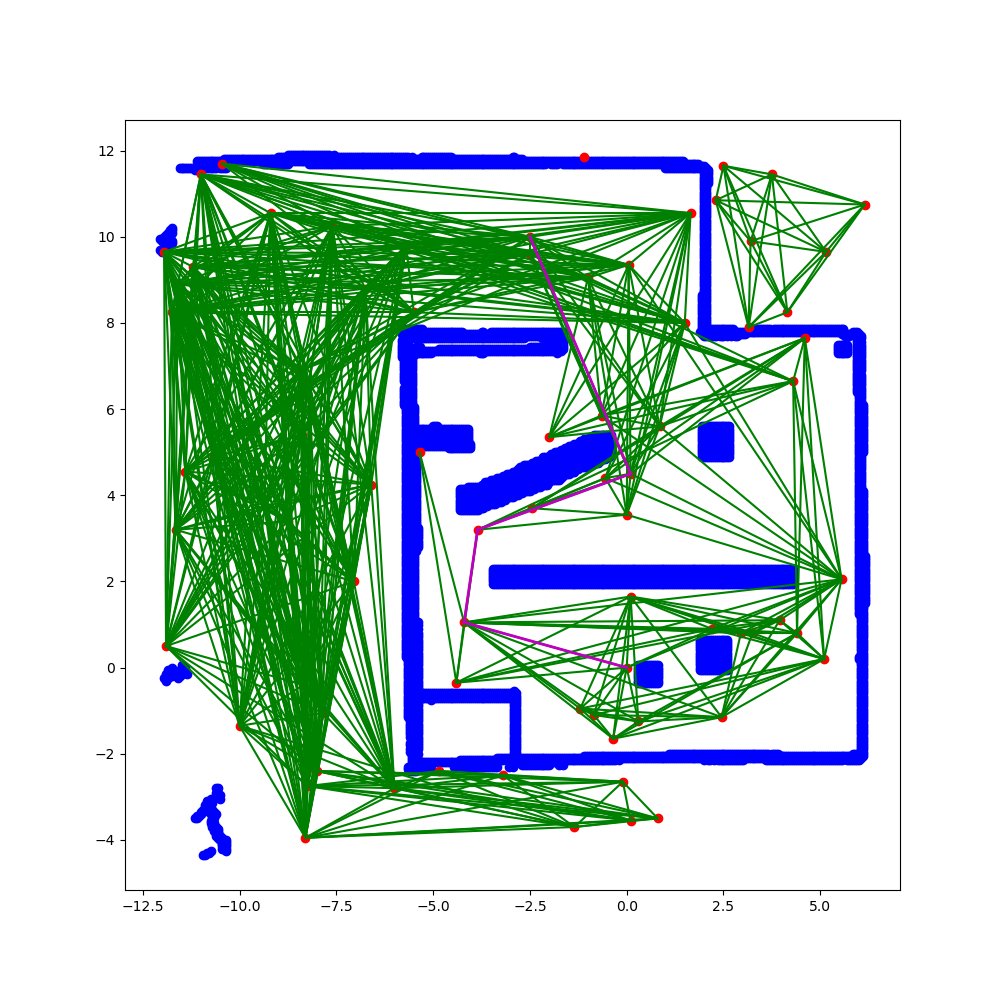

Here is the Python script that generated this plot:
#!/usr/bin/env python
import cv2
import numpy as np
import matplotlib.pyplot as plt

def transform_coordinates(coordinates, resolution, ros_origin=(-23.3, -13.5)):
    '''
    Converts map pgm image pixels into ROS occupancy grid coordinates.
    '''

    return np.array([
        [ros_origin[0] + resolution * coordinate[1], -ros_origin[1] - resolution * coordinate[0]]
        for coordinate in coordinates
    ])

def inverse_transform_coordinates(transformed_coords, resolution):
    '''
    Maps ROS occupancy grid coordinates into image pixels.
    '''

    return [
        [int((1/resolution) * (-transformed_coord[1] + 13.5)), int((1/resolution) * (transformed_coord[0] + 23.3))]
        for transformed_coord in transformed_coords
    ]

def generate_random_coords(obstacle_positions, x_range, y_range, n_points):
    '''
    Generates random points in the free space bounded by the obstacles.
    '''

    x_min, x_max = x_range
    y_min, y_max = y_range

    all_positions = set((x, y) for x in range(x_min, x_max + 1) for y in range(y_min, y_max + 1)) # maps space bounded by obstacles
    free_positions = list(all_positions - obstacle_positions) # returns all free space pixels from obstacle bounded space

    if n_points > len(free_positions): # in the case that we request more random points than free space pixels
        raise ValueError("Cannot place {} points. Maximum possible points are {}".format(n_points, len(free_positions)))

    return [free_positions[i] for i in np.random.choice(len(free_positions), n_points, replace=False)] # return random points (free space pixels) from obstacle bounded space, does not allow duplication

def line(point_1, point_2):
    '''
    Returns all points in the straight line between point 1 and 2.
    '''

    x1, y1 = map(int, point_1)
    x2, y2 = map(int, point_2)

    dx = abs(x2 - x1)
    dy = abs(y2 - y1)
    steep = dy > dx

    if steep:
        x1, y1 = y1, x1
        x2, y2 = y2, x2

    if x1 > x2:
        x1, x2 = x2, x1
        y1, y2 = y2, y1
        swapped = True
    else:
        swapped = False

    dx = abs(x2 - x1)
    dy = abs(y2 - y1)
    error = dx // 2
    ystep = 1 if y1 < y2 else -1
    y = y1
    points = []

    for x in range(x1, x2 + 1):
        coord = (y, x) if steep else (x, y)
        points.append(coord)

        error -= dy
        if error < 0:
            y += ystep
            error += dx

    if swapped:
        points.reverse()

    return list(zip(*points))

def collision_free_line(point_1, point_2, obstacle_positions):
    '''
    Checks if two random points are in sight using line test.
    '''

    x, y = line(point_1, point_2)
    for i in range(len(x)):
        if (x[i], y[i]) in obstacle_positions:
            return False
    return True

def distance_matrix(random_coordinates, transformed_random_coordinates, obstacle_positions):
    '''
    Computes matrix of distances between random points.
    '''

    adjacency_matrix = np.zeros((len(transformed_random_coordinates), len(transformed_random_coordinates)))
    for i in range(len(transformed_random_coordinates)):
        for j in range(i + 1, len(transformed_random_coordinates)):
            if collision_free_line(random_coordinates[i], random_coordinates[j], obstacle_positions):
                distance = np.linalg.norm(transformed_random_coordinates[i] - transformed_random_coordinates[j])
                adjacency_matrix[i][j] = distance
                adjacency_matrix[j][i] = distance
    return adjacency_matrix

def dijkstras_algorithm(distance_matrix, coordinates):
    '''
    Find the shortest path in a graph of connected in-sight random points using Dijkstra's algorithm.
    '''

    num_nodes = len(coordinates)
    origin_index = num_nodes - 2
    goal_index = num_nodes - 1

    distances = np.full(num_nodes, np.inf)
    previous_nodes = np.full(num_nodes, -1)
    unvisited_nodes = list(range(num_nodes))
    distances[origin_index] = 0

    while unvisited_nodes:
        current_node = unvisited_nodes[np.argmin(distances[unvisited_nodes])]
        if distances[current_node] == np.inf or current_node == goal_index:
            break
        for neighbor, distance in enumerate(distance_matrix[current_node]):
            if distance and neighbor in unvisited_nodes:
                alt_distance = distances[current_node] + distance
                if alt_distance < distances[neighbor]:
                    distances[neighbor] = alt_distance
                    previous_nodes[neighbor] = current_node
        unvisited_nodes.remove(current_node)

    # Reconstruct path
    path_indices = []
    node = goal_index
    while node != -1:
        path_indices.append(node)
        node = previous_nodes[node]
    path_indices.reverse()

    if path_indices[0] == origin_index:
        return [coordinates[i] for i in path_indices], path_indices
    else:
        return []

def plot_path(random_coordinates, transformed_random_coordinates, transformed_obstacle_coordinates, obstacle_positions, path_indices):
    '''
    Plot the graph between in-sight coordinates and the shortest path.
    '''

    plt.figure(figsize=(10, 10))
    plt.scatter(transformed_obstacle_coordinates[:, 0], transformed_obstacle_coordinates[:, 1], c='b')
    plt.scatter(transformed_random_coordinates[:, 0], transformed_random_coordinates[:, 1], c='r')
    for i in range(len(transformed_random_coordinates)):
        for j in range(i + 1, len(transformed_random_coordinates)):
            if collision_free_line(random_coordinates[i], random_coordinates[j], obstacle_positions):
                plt.plot([transformed_random_coordinates[i, 0], transformed_random_coordinates[j, 0]], [transformed_random_coordinates[i, 1], transformed_random_coordinates[j, 1]], 'g-')
    for i in range(len(path_indices) - 1):
        plt.plot([transformed_random_coordinates[path_indices[i], 0], transformed_random_coordinates[path_indices[i+1], 0]],
                 [transformed_random_coordinates[path_indices[i], 1], transformed_random_coordinates[path_indices[i+1], 1]], 'm-', linewidth=2.0)
    plt.savefig('motion_planning.png')

def get_path(source, destination):
    '''
    Motion planning using Probabilistic Roadmap.
    '''

    img = cv2.imread('best_so_far_2.pgm', cv2.IMREAD_GRAYSCALE)
    occupied_thresh = 0.65
    thresh = int(occupied_thresh * 255)

    _, obstacles = cv2.threshold(img, thresh, 255, cv2.THRESH_BINARY_INV)

    obstacle_coordinates = np.column_stack(np.where(obstacles > 0))
    obstacle_positions = set((x, y) for x, y in obstacle_coordinates)

    min_x, max_x = obstacle_coordinates[:, 0].min(), obstacle_coordinates[:, 0].max()
    min_y, max_y = obstacle_coordinates[:, 1].min(), obstacle_coordinates[:, 1].max()

    n_points = 75
    random_coordinates = generate_random_coords(obstacle_positions, (min_x, max_x), (min_y, max_y), n_points)
    
    goal = inverse_transform_coordinates([destination], 0.05)[0]
    origin = inverse_transform_coordinates([source], 0.05)[0]

    random_coordinates.extend([origin, goal])
    random_coordinates = np.array(random_coordinates)

    s = 0.05
    transformed_random_coordinates = transform_coordinates(random_coordinates, s)
    transformed_obstacle_coordinates = transform_coordinates(obstacle_coordinates, s)

    adjacency_matrix = distance_matrix(random_coordinates, transformed_random_coordinates, obstacle_positions)

    path, path_indices = dijkstras_algorithm(adjacency_matrix, transformed_random_coordinates)    

    plot_path(random_coordinates, transformed_random_coordinates, transformed_obstacle_coordinates, obstacle_positions, path_indices)
    
    return path
